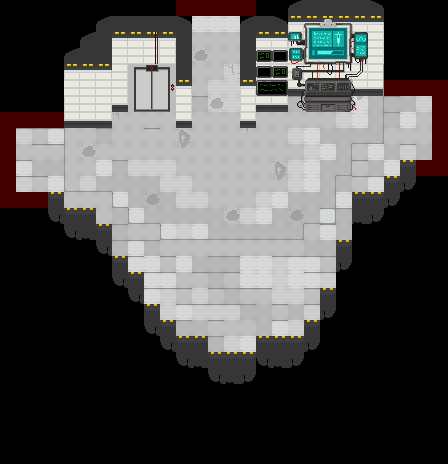

The image is a tile-based game level rendered from a .tmx file. Its description and source (layers, tilesets, objects; grid data summarised) follow:
An orthogonal 28x29 tile map with 16x16 px tiles, 4 tile layers (Suelo, Aire, Paredes, Decoracion), 4 tilesets and 9 objects (2x Up, 2x Right, 2x Left, 2x Spawner, Spawn).

<map version="1.0" tiledversion="1.1.2" orientation="orthogonal" renderorder="right-down" width="28" height="29" tilewidth="16" tileheight="16" infinite="0" nextobjectid="16">
 <tileset firstgid="1" source="../../tileset/tileset16.tsx" />
 <tileset firstgid="65" source="../../tileset/Decoracion.tsx" />
 <tileset firstgid="129" source="../../tileset/city.tsx" />
 <tileset firstgid="385" source="../../tileset/LabProps.tsx" />
 <layer name="Suelo" width="28" height="29">
  <data>[812 cells, 360 non-empty, 13 distinct tile ids]</data>
 </layer>
 <layer name="Aire" width="28" height="29">
  <data>[812 cells, 67 non-empty, 8 distinct tile ids]</data>
 </layer>
 <layer name="Paredes" width="28" height="29">
  <data>[812 cells, 109 non-empty, 17 distinct tile ids]</data>
 </layer>
 <layer name="Decoracion" width="28" height="29">
  <data>[812 cells, 86 non-empty, 50 distinct tile ids]</data>
 </layer>
 <objectgroup name="Puertas">
  <object id="5" name="Up" x="191.5" y="15" width="48" height="16" />
  <object id="7" name="Right" x="415.5" y="94" width="16" height="64.5" />
  <object id="9" name="Left" x="16" y="128" width="16" height="62.5" />
 </objectgroup>
 <objectgroup name="Entradas">
  <object id="10" name="Up" gid="56" x="208" y="80" width="16" height="16" />
  <object id="11" name="Right" gid="56" x="361.5" y="135.5" width="16" height="16" />
  <object id="12" name="Left" gid="56" x="65" y="166" width="16" height="16" />
 </objectgroup>
 <objectgroup name="Spawners" visible="0">
  <object id="1" name="Spawn" gid="64" x="228" y="226.5" width="16" height="16">
   <properties>
    <property name="Gunner" type="bool" value="true" />
    <property name="Stalker" type="bool" value="true" />
   </properties>
  </object>
  <object id="14" name="Spawner" gid="368" x="162.5" y="237" width="16" height="16">
   <properties>
    <property name="Bomber" type="bool" value="true" />
    <property name="Charger" type="bool" value="true" />
    <property name="Gunner" type="bool" value="true" />
    <property name="Stalker" type="bool" value="true" />
    <property name="Turret" type="bool" value="true" />
   </properties>
  </object>
  <object id="15" name="Spawner" gid="368" x="259.5" y="279" width="16" height="16">
   <properties>
    <property name="Bomber" type="bool" value="true" />
    <property name="Charger" type="bool" value="true" />
    <property name="Gunner" type="bool" value="true" />
    <property name="Stalker" type="bool" value="true" />
    <property name="Turret" type="bool" value="true" />
   </properties>
  </object>
 </objectgroup>
</map>
